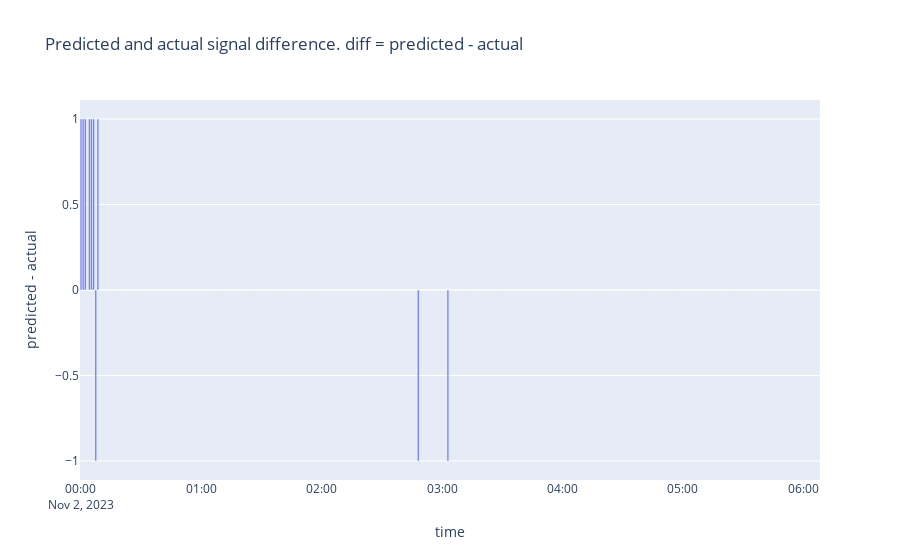

The code cell stored with this chart in its notebook:
### Code cell
import plotly.express as px
px.bar(x=y.index, 
    y=y['signal_pred']-y['signal_actual'], 
    title='Predicted and actual signal difference. diff = predicted - actual',
    labels = {'x': 'time', 'y':'predicted - actual'}
      ).show()

### Figure 1 — Plotly figure (JSON) as saved in the notebook; plotly's stock layout.template omitted (floating-point values rounded to 4 significant figures; data arrays with more than 128 entries replaced by an {"elided": "..."} marker saying what was removed)
{"data": [{"alignmentgroup": "True", "hovertemplate": "time=%{x}<br>predicted - actual=%{y}<extra></extra>", "legendgroup": "", "marker": {"color": "#636efa", "pattern": {"shape": ""}}, "name": "", "offsetgroup": "", "orientation": "v", "showlegend": false, "textposition": "auto", "type": "bar", "x": {"elided": "349 str values"}, "xaxis": "x", "y": {"elided": "349 int values"}, "yaxis": "y"}], "layout": {"barmode": "relative", "legend": {"tracegroupgap": 0}, "title": {"text": "Predicted and actual signal difference. diff = predicted - actual"}, "xaxis": {"anchor": "y", "domain": [0, 1], "title": {"text": "time"}}, "yaxis": {"anchor": "x", "domain": [0, 1], "title": {"text": "predicted - actual"}}}}
